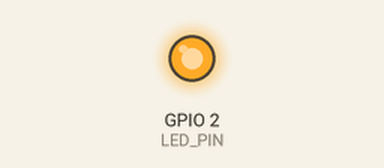
This program was run on a simulated ESP32-S3. Parts: output pins drawn as LEDs (lit = HIGH). WiFi joins after 1.5 s; servers stay silent unless stated; uploads are accepted with an empty reply; what the program prints to the serial monitor is not drawn.

Above: at 2.3 s.
At 18.05 s:
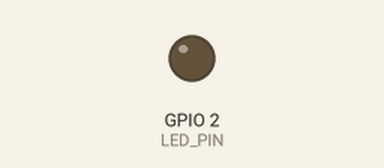
Timing chart, 0 to 18.4 s (numbered marks = the images above):
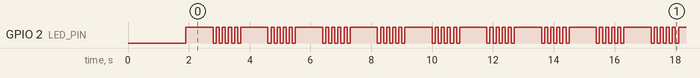

Measured:
- by itself, GPIO 2 (LED_PIN): moves between LOW and HIGH, repeating every 12.6 s
- by itself, everything shown: repeats every 12.6 s, in 28 steps

The program:

main.cpp
```cpp
#include <Arduino.h>
#include <WiFi.h>
#include <HTTPClient.h>
#include <WiFiClientSecure.h>
#include <Update.h>
#include <ArduinoJson.h>

#define CHECK_INTERVAL_MS 60000 // One minute in ms
#define LED_PIN 2
const char* ssid = "KP66";
const char* password = "25072015";
unsigned long lastCheck = 0;

String current_version = "0.1.9";
String version_url = "https://raw.githubusercontent.com/svutborg/IoT_ITT_S24/master/firmware/version.json";

DynamicJsonDocument retrieve_version_information(String URL) {
    WiFiClientSecure client; // Creating WiFi client
    client.setInsecure(); // TODO: For dev only, change before production

    HTTPClient https; // Creating HTTP client
    https.begin(client, URL);
    int httpCode = https.GET(); // Send get request
    DynamicJsonDocument doc(1024);

    if (httpCode == 200) { // Status code OK, GET request succeeded
        String payload = https.getString();
        deserializeJson(doc, payload);
    } else {
        doc["version"] = current_version; // Set current version
        Serial.println("Failed to connect.");
    }
    https.end();
    return doc; // Returning playload, if available

}

void performOTA(String binUrl) {
    WiFiClientSecure client;
    client.setInsecure();

    HTTPClient https;
    https.begin(client, binUrl);
    int httpCode = https.GET(); // Send get request

    if (httpCode == 200) { // Status code OK, GET request succeeded
        int contentLength = https.getSize();
        bool canBegin = Update.begin(contentLength);

        if (canBegin) {
            WiFiClient* stream = https.getStreamPtr();
            Update.writeStream(*stream);
            if (Update.end()) {
                Serial.println("OTA done. Rebooting...");
                delay(500); // Allow message to be transmitted before rebooting
                ESP.restart();
            }
        }
    } else {
        Serial.println("Failed to retrieve firmware file...");
    }
    https.end();
}

void check_for_update() {
    unsigned int connection_timeout_counter = 0;
    Serial.println("Checking for updates...");
    Serial.println("Current firmware version: " + current_version);
    WiFi.begin(ssid, password);
    Serial.print("Connecting to WiFi: " + String(ssid) + " ");
    while (WiFi.status() != WL_CONNECTED) {
        delay(500); // Stuck in loop until connection to network sucessful
        Serial.print(".");
        connection_timeout_counter++;
        if (connection_timeout_counter >= 20) {
            Serial.println("\nCould not connect to WiFi");
            Serial.println("Aborting update check");
            return;
        }
    }
    Serial.println(""); // Adding newline when connection established

    /*
     * Retrieving the latest version from online repository
     * If newer version exists, fetch it
     */
    DynamicJsonDocument version_information = retrieve_version_information(version_url + String("?t=") + String(millis()));
    String latestVersion = version_information["version"];
    if (latestVersion != current_version) {
        Serial.println("New version found: " + latestVersion + ".\nStarting OTA...");
        performOTA(version_information["bin_url"]); // Passing url to the new firmware version
    } else {
        Serial.println("Already up to date.");
    }

}

void setup() {
    pinMode(LED_PIN, OUTPUT);
    Serial.begin(115200);

    check_for_update();

    Serial.println("Running main code.");
}

void loop() {
    if (millis() > lastCheck + CHECK_INTERVAL_MS) {
        lastCheck = millis();
        check_for_update();
    }

    digitalWrite(LED_PIN, HIGH);
    delay(900);
    digitalWrite(LED_PIN, LOW);
    delay(100);
    for (int i = 0; i < 4; i++) {
        digitalWrite(LED_PIN, HIGH);
        delay(100);
        digitalWrite(LED_PIN, LOW);
        delay(100);
    }

}
```
